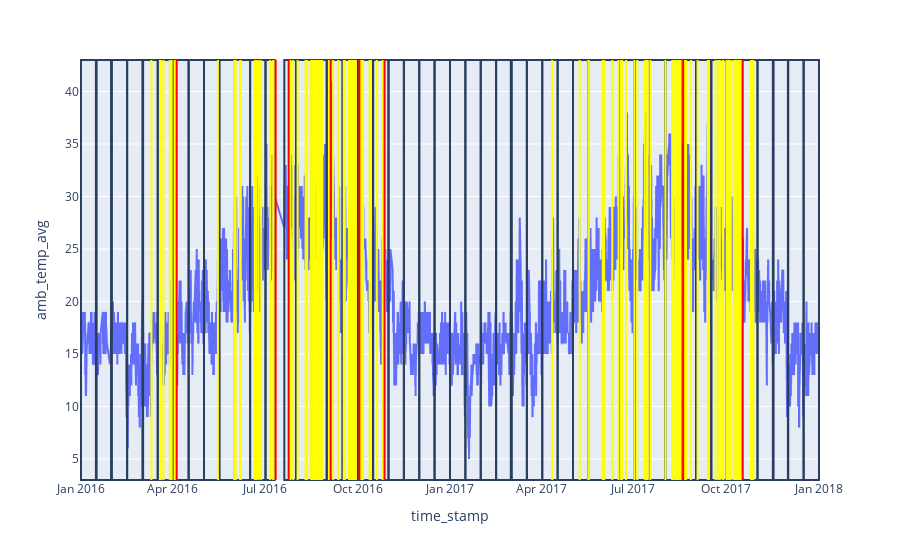

Notebook cell for this chart:
### Code cell
figures['T06']

### Figure 1 — Plotly figure (JSON) as saved in the notebook; plotly's stock layout.template omitted (floating-point values rounded to 4 significant figures; data arrays with more than 128 entries replaced by an {"elided": "..."} marker saying what was removed)
{"data": [{"hovertemplate": "time_stamp=%{x}<br>amb_temp_avg=%{y}<extra></extra>", "legendgroup": "", "line": {"color": "#636efa", "dash": "solid"}, "marker": {"symbol": "circle"}, "mode": "lines", "name": "", "showlegend": false, "type": "scattergl", "x": {"elided": "55331 str values"}, "xaxis": "x", "y": {"elided": "55331 int values"}, "yaxis": "y"}], "layout": {"legend": {"tracegroupgap": 0}, "margin": {"t": 60}, "shapes": [{"type": "rect", "x0": "2016-01-01T00:40:00+00:00", "x1": "2016-01-15T19:20:00+00:00", "xref": "x", "y0": 0, "y1": 1, "yref": "y domain"}, {"type": "rect", "x0": "2016-01-16T12:20:00+00:00", "x1": "2016-01-30T19:40:00+00:00", "xref": "x", "y0": 0, "y1": 1, "yref": "y domain"}, {"type": "rect", "x0": "2016-01-31T15:10:00+00:00", "x1": "2016-02-15T16:40:00+00:00", "xref": "x", "y0": 0, "y1": 1, "yref": "y domain"}, {"type": "rect", "x0": "2016-02-15T17:30:00+00:00", "x1": "2016-03-01T20:20:00+00:00", "xref": "x", "y0": 0, "y1": 1, "yref": "y domain"}, {"type": "rect", "x0": "2016-03-02T13:30:00+00:00", "x1": "2016-03-16T19:50:00+00:00", "xref": "x", "y0": 0, "y1": 1, "yref": "y domain"}, {"type": "rect", "x0": "2016-03-17T12:00:00+00:00", "x1": "2016-04-01T00:40:00+00:00", "xref": "x", "y0": 0, "y1": 1, "yref": "y domain"}, {"type": "rect", "x0": "2016-04-01T12:50:00+00:00", "x1": "2016-04-16T15:00:00+00:00", "xref": "x", "y0": 0, "y1": 1, "yref": "y domain"}, {"type": "rect", "x0": "2016-04-16T15:10:00+00:00", "x1": "2016-05-01T20:30:00+00:00", "xref": "x", "y0": 0, "y1": 1, "yref": "y domain"}, {"type": "rect", "x0": "2016-05-01T20:40:00+00:00", "x1": "2016-05-17T01:10:00+00:00", "xref": "x", "y0": 0, "y1": 1, "yref": "y domain"}, {"type": "rect", "x0": "2016-05-17T02:20:00+00:00", "x1": "2016-06-01T07:20:00+00:00", "xref": "x", "y0": 0, "y1": 1, "yref": "y domain"}, {"type": "rect", "x0": "2016-06-01T07:30:00+00:00", "x1": "2016-06-16T12:50:00+00:00", "xref": "x", "y0": 0, "y1": 1, "yref": "y domain"}, {"type": "rect", "x0": "2016-06-16T13:00:00+00:00", "x1": "2016-07-01T18:20:00+00:00", "xref": "x", "y0": 0, "y1": 1, "yref": "y domain"}, {"type": "rect", "x0": "2016-07-01T18:30:00+00:00", "x1": "2016-07-10T20:40:00+00:00", "xref": "x", "y0": 0, "y1": 1, "yref": "y domain"}, {"type": "rect", "x0": "2016-07-20T09:40:00+00:00", "x1": "2016-07-31T22:30:00+00:00", "xref": "x", "y0": 0, "y1": 1, "yref": "y domain"}, {"type": "rect", "x0": "2016-08-01T13:20:00+00:00", "x1": "2016-08-16T06:10:00+00:00", "xref": "x", "y0": 0, "y1": 1, "yref": "y domain"}, {"type": "rect", "x0": "2016-08-16T19:50:00+00:00", "x1": "2016-08-31T05:50:00+00:00", "xref": "x", "y0": 0, "y1": 1, "yref": "y domain"}, {"type": "rect", "x0": "2016-09-01T00:10:00+00:00", "x1": "2016-09-15T21:20:00+00:00", "xref": "x", "y0": 0, "y1": 1, "yref": "y domain"}, {"type": "rect", "x0": "2016-09-16T16:20:00+00:00", "x1": "2016-10-01T03:20:00+00:00", "xref": "x", "y0": 0, "y1": 1, "yref": "y domain"}, {"type": "rect", "x0": "2016-10-01T03:30:00+00:00", "x1": "2016-10-16T03:20:00+00:00", "xref": "x", "y0": 0, "y1": 1, "yref": "y domain"}, {"type": "rect", "x0": "2016-10-16T10:50:00+00:00", "x1": "2016-10-31T14:10:00+00:00", "xref": "x", "y0": 0, "y1": 1, "yref": "y domain"}, {"type": "rect", "x0": "2016-10-31T14:20:00+00:00", "x1": "2016-11-15T19:40:00+00:00", "xref": "x", "y0": 0, "y1": 1, "yref": "y domain"}, {"type": "rect", "x0": "2016-11-15T19:50:00+00:00", "x1": "2016-12-01T01:10:00+00:00", "xref": "x", "y0": 0, "y1": 1, "yref": "y domain"}, {"type": "rect", "x0": "2016-12-01T01:20:00+00:00", "x1": "2016-12-16T03:30:00+00:00", "xref": "x", "y0": 0, "y1": 1, "yref": "y domain"}, {"type": "rect", "x0": "2016-12-16T06:50:00+00:00", "x1": "2016-12-31T12:10:00+00:00", "xref": "x", "y0": 0, "y1": 1, "yref": "y domain"}, {"type": "rect", "x0": "2016-12-31T12:20:00+00:00", "x1": "2017-01-15T17:40:00+00:00", "xref": "x", "y0": 0, "y1": 1, "yref": "y domain"}, {"type": "rect", "x0": "2017-01-15T17:50:00+00:00", "x1": "2017-01-30T23:10:00+00:00", "xref": "x", "y0": 0, "y1": 1, "yref": "y domain"}, {"type": "rect", "x0": "2017-01-30T23:20:00+00:00", "x1": "2017-02-15T04:40:00+00:00", "xref": "x", "y0": 0, "y1": 1, "yref": "y domain"}, {"type": "rect", "x0": "2017-02-15T04:50:00+00:00", "x1": "2017-03-01T17:40:00+00:00", "xref": "x", "y0": 0, "y1": 1, "yref": "y domain"}, {"type": "rect", "x0": "2017-03-02T17:30:00+00:00", "x1": "2017-03-17T15:30:00+00:00", "xref": "x", "y0": 0, "y1": 1, "yref": "y domain"}, {"type": "rect", "x0": "2017-03-17T15:40:00+00:00", "x1": "2017-04-01T21:00:00+00:00", "xref": "x", "y0": 0, "y1": 1, "yref": "y domain"}, {"type": "rect", "x0": "2017-04-01T21:10:00+00:00", "x1": "2017-04-17T02:30:00+00:00", "xref": "x", "y0": 0, "y1": 1, "yref": "y domain"}, {"type": "rect", "x0": "2017-04-17T02:40:00+00:00", "x1": "2017-05-02T08:00:00+00:00", "xref": "x", "y0": 0, "y1": 1, "yref": "y domain"}, {"type": "rect", "x0": "2017-05-02T08:10:00+00:00", "x1": "2017-05-17T13:30:00+00:00", "xref": "x", "y0": 0, "y1": 1, "yref": "y domain"}, {"type": "rect", "x0": "2017-05-17T13:40:00+00:00", "x1": "2017-06-01T19:00:00+00:00", "xref": "x", "y0": 0, "y1": 1, "yref": "y domain"}, {"type": "rect", "x0": "2017-06-01T19:10:00+00:00", "x1": "2017-06-17T00:30:00+00:00", "xref": "x", "y0": 0, "y1": 1, "yref": "y domain"}, {"type": "rect", "x0": "2017-06-17T00:40:00+00:00", "x1": "2017-07-02T06:00:00+00:00", "xref": "x", "y0": 0, "y1": 1, "yref": "y domain"}, {"type": "rect", "x0": "2017-07-02T06:10:00+00:00", "x1": "2017-07-17T11:30:00+00:00", "xref": "x", "y0": 0, "y1": 1, "yref": "y domain"}, {"type": "rect", "x0": "2017-07-17T11:40:00+00:00", "x1": "2017-08-01T16:50:00+00:00", "xref": "x", "y0": 0, "y1": 1, "yref": "y domain"}, {"type": "rect", "x0": "2017-08-01T17:30:00+00:00", "x1": "2017-08-16T20:50:00+00:00", "xref": "x", "y0": 0, "y1": 1, "yref": "y domain"}, {"type": "rect", "x0": "2017-08-17T04:20:00+00:00", "x1": "2017-09-01T03:50:00+00:00", "xref": "x", "y0": 0, "y1": 1, "yref": "y domain"}, {"type": "rect", "x0": "2017-09-01T04:00:00+00:00", "x1": "2017-09-16T03:00:00+00:00", "xref": "x", "y0": 0, "y1": 1, "yref": "y domain"}, {"type": "rect", "x0": "2017-09-16T11:20:00+00:00", "x1": "2017-10-01T14:50:00+00:00", "xref": "x", "y0": 0, "y1": 1, "yref": "y domain"}, {"type": "rect", "x0": "2017-10-01T15:00:00+00:00", "x1": "2017-10-16T20:20:00+00:00", "xref": "x", "y0": 0, "y1": 1, "yref": "y domain"}, {"type": "rect", "x0": "2017-10-16T20:30:00+00:00", "x1": "2017-11-01T01:50:00+00:00", "xref": "x", "y0": 0, "y1": 1, "yref": "y domain"}, {"type": "rect", "x0": "2017-11-01T02:00:00+00:00", "x1": "2017-11-16T06:40:00+00:00", "xref": "x", "y0": 0, "y1": 1, "yref": "y domain"}, {"type": "rect", "x0": "2017-11-16T23:50:00+00:00", "x1": "2017-12-01T04:20:00+00:00", "xref": "x", "y0": 0, "y1": 1, "yref": "y domain"}, {"type": "rect", "x0": "2017-12-01T13:10:00+00:00", "x1": "2017-12-16T18:20:00+00:00", "xref": "x", "y0": 0, "y1": 1, "yref": "y domain"}, {"type": "rect", "x0": "2017-12-16T18:30:00+00:00", "x1": "2017-12-31T23:50:00+00:00", "xref": "x", "y0": 0, "y1": 1, "yref": "y domain"}, {"line": {"color": "yellow"}, "type": "line", "x0": "2016-09-27T11:10:00+00:00", "x1": "2016-09-27T11:10:00+00:00", "xref": "x", "y0": 0, "y1": 1, "yref": "y domain"}, {"line": {"color": "yellow"}, "type": "line", "x0": "2016-07-26T09:10:00+00:00", "x1": "2016-07-26T09:10:00+00:00", "xref": "x", "y0": 0, "y1": 1, "yref": "y domain"}, {"line": {"color": "yellow"}, "type": "line", "x0": "2017-08-12T05:20:00+00:00", "x1": "2017-08-12T05:20:00+00:00", "xref": "x", "y0": 0, "y1": 1, "yref": "y domain"}, {"line": {"color": "yellow"}, "type": "line", "x0": "2016-06-21T05:30:00+00:00", "x1": "2016-06-21T05:30:00+00:00", "xref": "x", "y0": 0, "y1": 1, "yref": "y domain"}, {"line": {"color": "yellow"}, "type": "line", "x0": "2016-10-25T23:40:00+00:00", "x1": "2016-10-25T23:40:00+00:00", "xref": "x", "y0": 0, "y1": 1, "yref": "y domain"}, {"line": {"color": "yellow"}, "type": "line", "x0": "2017-07-15T05:10:00+00:00", "x1": "2017-07-15T05:10:00+00:00", "xref": "x", "y0": 0, "y1": 1, "yref": "y domain"}, {"line": {"color": "yellow"}, "type": "line", "x0": "2016-08-19T15:50:00+00:00", "x1": "2016-08-19T15:50:00+00:00", "xref": "x", "y0": 0, "y1": 1, "yref": "y domain"}, {"line": {"color": "yellow"}, "type": "line", "x0": "2016-10-20T00:40:00+00:00", "x1": "2016-10-20T00:40:00+00:00", "xref": "x", "y0": 0, "y1": 1, "yref": "y domain"}, {"line": {"color": "yellow"}, "type": "line", "x0": "2016-06-02T04:00:00+00:00", "x1": "2016-06-02T04:00:00+00:00", "xref": "x", "y0": 0, "y1": 1, "yref": "y domain"}, {"line": {"color": "yellow"}, "type": "line", "x0": "2017-10-10T06:40:00+00:00", "x1": "2017-10-10T06:40:00+00:00", "xref": "x", "y0": 0, "y1": 1, "yref": "y domain"}, {"line": {"color": "yellow"}, "type": "line", "x0": "2017-05-17T16:50:00+00:00", "x1": "2017-05-17T16:50:00+00:00", "xref": "x", "y0": 0, "y1": 1, "yref": "y domain"}, {"line": {"color": "yellow"}, "type": "line", "x0": "2017-09-22T16:40:00+00:00", "x1": "2017-09-22T16:40:00+00:00", "xref": "x", "y0": 0, "y1": 1, "yref": "y domain"}, {"line": {"color": "yellow"}, "type": "line", "x0": "2016-09-27T00:40:00+00:00", "x1": "2016-09-27T00:40:00+00:00", "xref": "x", "y0": 0, "y1": 1, "yref": "y domain"}, {"line": {"color": "yellow"}, "type": "line", "x0": "2016-10-06T08:40:00+00:00", "x1": "2016-10-06T08:40:00+00:00", "xref": "x", "y0": 0, "y1": 1, "yref": "y domain"}, {"line": {"color": "yellow"}, "type": "line", "x0": "2016-03-22T17:30:00+00:00", "x1": "2016-03-22T17:30:00+00:00", "xref": "x", "y0": 0, "y1": 1, "yref": "y domain"}, {"line": {"color": "yellow"}, "type": "line", "x0": "2017-10-05T04:30:00+00:00", "x1": "2017-10-05T04:30:00+00:00", "xref": "x", "y0": 0, "y1": 1, "yref": "y domain"}, {"line": {"color": "yellow"}, "type": "line", "x0": "2017-10-11T10:20:00+00:00", "x1": "2017-10-11T10:20:00+00:00", "xref": "x", "y0": 0, "y1": 1, "yref": "y domain"}, {"line": {"color": "yellow"}, "type": "line", "x0": "2017-08-14T06:10:00+00:00", "x1": "2017-08-14T06:10:00+00:00", "xref": "x", "y0": 0, "y1": 1, "yref": "y domain"}, {"line": {"color": "yellow"}, "type": "line", "x0": "2017-10-14T06:50:00+00:00", "x1": "2017-10-14T06:50:00+00:00", "xref": "x", "y0": 0, "y1": 1, "yref": "y domain"}, {"line": {"color": "yellow"}, "type": "line", "x0": "2016-10-26T10:30:00+00:00", "x1": "2016-10-26T10:30:00+00:00", "xref": "x", "y0": 0, "y1": 1, "yref": "y domain"}, {"line": {"color": "yellow"}, "type": "line", "x0": "2017-10-01T23:50:00+00:00", "x1": "2017-10-01T23:50:00+00:00", "xref": "x", "y0": 0, "y1": 1, "yref": "y domain"}, {"line": {"color": "yellow"}, "type": "line", "x0": "2017-06-02T05:00:00+00:00", "x1": "2017-06-02T05:00:00+00:00", "xref": "x", "y0": 0, "y1": 1, "yref": "y domain"}, {"line": {"color": "yellow"}, "type": "line", "x0": "2016-03-10T18:50:00+00:00", "x1": "2016-03-10T18:50:00+00:00", "xref": "x", "y0": 0, "y1": 1, "yref": "y domain"}, {"line": {"color": "yellow"}, "type": "line", "x0": "2016-03-20T13:50:00+00:00", "x1": "2016-03-20T13:50:00+00:00", "xref": "x", "y0": 0, "y1": 1, "yref": "y domain"}, {"line": {"color": "yellow"}, "type": "line", "x0": "2016-10-04T08:00:00+00:00", "x1": "2016-10-04T08:00:00+00:00", "xref": "x", "y0": 0, "y1": 1, "yref": "y domain"}, {"line": {"color": "yellow"}, "type": "line", "x0": "2016-09-06T17:50:00+00:00", "x1": "2016-09-06T17:50:00+00:00", "xref": "x", "y0": 0, "y1": 1, "yref": "y domain"}, {"line": {"color": "yellow"}, "type": "line", "x0": "2016-08-21T19:30:00+00:00", "x1": "2016-08-21T19:30:00+00:00", "xref": "x", "y0": 0, "y1": 1, "yref": "y domain"}, {"line": {"color": "yellow"}, "type": "line", "x0": "2016-09-26T18:10:00+00:00", "x1": "2016-09-26T18:10:00+00:00", "xref": "x", "y0": 0, "y1": 1, "yref": "y domain"}, {"line": {"color": "yellow"}, "type": "line", "x0": "2017-08-08T13:00:00+00:00", "x1": "2017-08-08T13:00:00+00:00", "xref": "x", "y0": 0, "y1": 1, "yref": "y domain"}, {"line": {"color": "yellow"}, "type": "line", "x0": "2017-10-08T12:20:00+00:00", "x1": "2017-10-08T12:20:00+00:00", "xref": "x", "y0": 0, "y1": 1, "yref": "y domain"}, {"line": {"color": "yellow"}, "type": "line", "x0": "2017-08-14T21:00:00+00:00", "x1": "2017-08-14T21:00:00+00:00", "xref": "x", "y0": 0, "y1": 1, "yref": "y domain"}, {"line": {"color": "yellow"}, "type": "line", "x0": "2017-06-19T00:30:00+00:00", "x1": "2017-06-19T00:30:00+00:00", "xref": "x", "y0": 0, "y1": 1, "yref": "y domain"}, {"line": {"color": "yellow"}, "type": "line", "x0": "2016-09-02T14:30:00+00:00", "x1": "2016-09-02T14:30:00+00:00", "xref": "x", "y0": 0, "y1": 1, "yref": "y domain"}, {"line": {"color": "yellow"}, "type": "line", "x0": "2017-08-15T00:00:00+00:00", "x1": "2017-08-15T00:00:00+00:00", "xref": "x", "y0": 0, "y1": 1, "yref": "y domain"}, {"line": {"color": "yellow"}, "type": "line", "x0": "2016-05-15T15:20:00+00:00", "x1": "2016-05-15T15:20:00+00:00", "xref": "x", "y0": 0, "y1": 1, "yref": "y domain"}, {"line": {"color": "yellow"}, "type": "line", "x0": "2016-10-26T11:10:00+00:00", "x1": "2016-10-26T11:10:00+00:00", "xref": "x", "y0": 0, "y1": 1, "yref": "y domain"}, {"line": {"color": "yellow"}, "type": "line", "x0": "2017-08-13T17:40:00+00:00", "x1": "2017-08-13T17:40:00+00:00", "xref": "x", "y0": 0, "y1": 1, "yref": "y domain"}, {"line": {"color": "yellow"}, "type": "line", "x0": "2016-10-25T22:50:00+00:00", "x1": "2016-10-25T22:50:00+00:00", "xref": "x", "y0": 0, "y1": 1, "yref": "y domain"}, {"line": {"color": "yellow"}, "type": "line", "x0": "2016-10-27T16:40:00+00:00", "x1": "2016-10-27T16:40:00+00:00", "xref": "x", "y0": 0, "y1": 1, "yref": "y domain"}, {"line": {"color": "yellow"}, "type": "line", "x0": "2017-10-15T07:50:00+00:00", "x1": "2017-10-15T07:50:00+00:00", "xref": "x", "y0": 0, "y1": 1, "yref": "y domain"}, {"line": {"color": "yellow"}, "type": "line", "x0": "2016-09-12T02:10:00+00:00", "x1": "2016-09-12T02:10:00+00:00", "xref": "x", "y0": 0, "y1": 1, "yref": "y domain"}, {"line": {"color": "yellow"}, "type": "line", "x0": "2017-06-19T20:40:00+00:00", "x1": "2017-06-19T20:40:00+00:00", "xref": "x", "y0": 0, "y1": 1, "yref": "y domain"}, {"line": {"color": "yellow"}, "type": "line", "x0": "2017-10-16T14:30:00+00:00", "x1": "2017-10-16T14:30:00+00:00", "xref": "x", "y0": 0, "y1": 1, "yref": "y domain"}, {"line": {"color": "yellow"}, "type": "line", "x0": "2016-09-18T08:30:00+00:00", "x1": "2016-09-18T08:30:00+00:00", "xref": "x", "y0": 0, "y1": 1, "yref": "y domain"}, {"line": {"color": "yellow"}, "type": "line", "x0": "2016-08-15T22:10:00+00:00", "x1": "2016-08-15T22:10:00+00:00", "xref": "x", "y0": 0, "y1": 1, "yref": "y domain"}, {"line": {"color": "yellow"}, "type": "line", "x0": "2016-07-25T09:30:00+00:00", "x1": "2016-07-25T09:30:00+00:00", "xref": "x", "y0": 0, "y1": 1, "yref": "y domain"}, {"line": {"color": "yellow"}, "type": "line", "x0": "2017-07-17T22:20:00+00:00", "x1": "2017-07-17T22:20:00+00:00", "xref": "x", "y0": 0, "y1": 1, "yref": "y domain"}, {"line": {"color": "yellow"}, "type": "line", "x0": "2016-08-23T10:20:00+00:00", "x1": "2016-08-23T10:20:00+00:00", "xref": "x", "y0": 0, "y1": 1, "yref": "y domain"}, {"line": {"color": "yellow"}, "type": "line", "x0": "2017-10-27T19:40:00+00:00", "x1": "2017-10-27T19:40:00+00:00", "xref": "x", "y0": 0, "y1": 1, "yref": "y domain"}, {"line": {"color": "yellow"}, "type": "line", "x0": "2016-10-05T18:20:00+00:00", "x1": "2016-10-05T18:20:00+00:00", "xref": "x", "y0": 0, "y1": 1, "yref": "y domain"}, {"line": {"color": "yellow"}, "type": "line", "x0": "2017-08-14T13:10:00+00:00", "x1": "2017-08-14T13:10:00+00:00", "xref": "x", "y0": 0, "y1": 1, "yref": "y domain"}, {"line": {"color": "yellow"}, "type": "line", "x0": "2017-08-22T06:50:00+00:00", "x1": "2017-08-22T06:50:00+00:00", "xref": "x", "y0": 0, "y1": 1, "yref": "y domain"}, {"line": {"color": "yellow"}, "type": "line", "x0": "2016-08-24T02:10:00+00:00", "x1": "2016-08-24T02:10:00+00:00", "xref": "x", "y0": 0, "y1": 1, "yref": "y domain"}, {"line": {"color": "yellow"}, "type": "line", "x0": "2017-07-14T17:40:00+00:00", "x1": "2017-07-14T17:40:00+00:00", "xref": "x", "y0": 0, "y1": 1, "yref": "y domain"}, {"line": {"color": "yellow"}, "type": "line", "x0": "2016-10-04T15:10:00+00:00", "x1": "2016-10-04T15:10:00+00:00", "xref": "x", "y0": 0, "y1": 1, "yref": "y domain"}, {"line": {"color": "yellow"}, "type": "line", "x0": "2017-10-01T16:00:00+00:00", "x1": "2017-10-01T16:00:00+00:00", "xref": "x", "y0": 0, "y1": 1, "yref": "y domain"}, {"line": {"color": "yellow"}, "type": "line", "x0": "2016-10-26T08:20:00+00:00", "x1": "2016-10-26T08:20:00+00:00", "xref": "x", "y0": 0, "y1": 1, "yref": "y domain"}, {"line": {"color": "yellow"}, "type": "line", "x0": "2016-08-10T10:40:00+00:00", "x1": "2016-08-10T10:40:00+00:00", "xref": "x", "y0": 0, "y1": 1, "yref": "y domain"}, {"line": {"color": "yellow"}, "type": "line", "x0": "2017-08-14T17:00:00+00:00", "x1": "2017-08-14T17:00:00+00:00", "xref": "x", "y0": 0, "y1": 1, "yref": "y domain"}, {"line": {"color": "yellow"}, "type": "line", "x0": "2017-09-13T20:00:00+00:00", "x1": "2017-09-13T20:00:00+00:00", "xref": "x", "y0": 0, "y1": 1, "yref": "y domain"}, {"line": {"color": "yellow"}, "type": "line", "x0": "2017-05-17T21:20:00+00:00", "x1": "2017-05-17T21:20:00+00:00", "xref": "x", "y0": 0, "y1": 1, "yref": "y domain"}, {"line": {"color": "yellow"}, "type": "line", "x0": "2016-09-22T20:20:00+00:00", "x1": "2016-09-22T20:20:00+00:00", "xref": "x", "y0": 0, "y1": 1, "yref": "y domain"}, {"line": {"color": "yellow"}, "type": "line", "x0": "2016-09-11T16:50:00+00:00", "x1": "2016-09-11T16:50:00+00:00", "xref": "x", "y0": 0, "y1": 1, "yref": "y domain"}, {"line": {"color": "yellow"}, "type": "line", "x0": "2017-08-09T19:40:00+00:00", "x1": "2017-08-09T19:40:00+00:00", "xref": "x", "y0": 0, "y1": 1, "yref": "y domain"}, {"line": {"color": "yellow"}, "type": "line", "x0": "2017-10-03T16:10:00+00:00", "x1": "2017-10-03T16:10:00+00:00", "xref": "x", "y0": 0, "y1": 1, "yref": "y domain"}, {"line": {"color": "yellow"}, "type": "line", "x0": "2017-08-20T09:30:00+00:00", "x1": "2017-08-20T09:30:00+00:00", "xref": "x", "y0": 0, "y1": 1, "yref": "y domain"}, {"line": {"color": "yellow"}, "type": "line", "x0": "2017-04-11T17:00:00+00:00", "x1": "2017-04-11T17:00:00+00:00", "xref": "x", "y0": 0, "y1": 1, "yref": "y domain"}, {"line": {"color": "yellow"}, "type": "line", "x0": "2017-10-01T17:00:00+00:00", "x1": "2017-10-01T17:00:00+00:00", "xref": "x", "y0": 0, "y1": 1, "yref": "y domain"}, {"line": {"color": "yellow"}, "type": "line", "x0": "2017-06-16T12:00:00+00:00", "x1": "2017-06-16T12:00:00+00:00", "xref": "x", "y0": 0, "y1": 1, "yref": "y domain"}, {"line": {"color": "yellow"}, "type": "line", "x0": "2016-10-12T20:40:00+00:00", "x1": "2016-10-12T20:40:00+00:00", "xref": "x", "y0": 0, "y1": 1, "yref": "y domain"}, {"line": {"color": "yellow"}, "type": "line", "x0": "2017-09-12T19:40:00+00:00", "x1": "2017-09-12T19:40:00+00:00", "xref": "x", "y0": 0, "y1": 1, "yref": "y domain"}, {"line": {"color": "yellow"}, "type": "line", "x0": "2016-08-25T21:40:00+00:00", "x1": "2016-08-25T21:40:00+00:00", "xref": "x", "y0": 0, "y1": 1, "yref": "y domain"}, {"line": {"color": "yellow"}, "type": "line", "x0": "2016-08-22T02:10:00+00:00", "x1": "2016-08-22T02:10:00+00:00", "xref": "x", "y0": 0, "y1": 1, "yref": "y domain"}, {"line": {"color": "yellow"}, "type": "line", "x0": "2016-03-28T22:40:00+00:00", "x1": "2016-03-28T22:40:00+00:00", "xref": "x", "y0": 0, "y1": 1, "yref": "y domain"}, {"line": {"color": "yellow"}, "type": "line", "x0": "2016-09-17T06:50:00+00:00", "x1": "2016-09-17T06:50:00+00:00", "xref": "x", "y0": 0, "y1": 1, "yref": "y domain"}, {"line": {"color": "yellow"}, "type": "line", "x0": "2017-10-10T09:10:00+00:00", "x1": "2017-10-10T09:10:00+00:00", "xref": "x", "y0": 0, "y1": 1, "yref": "y domain"}, {"line": {"color": "yellow"}, "type": "line", "x0": "2017-10-05T12:50:00+00:00", "x1": "2017-10-05T12:50:00+00:00", "xref": "x", "y0": 0, "y1": 1, "yref": "y domain"}, {"line": {"color": "yellow"}, "type": "line", "x0": "2016-08-26T03:50:00+00:00", "x1": "2016-08-26T03:50:00+00:00", "xref": "x", "y0": 0, "y1": 1, "yref": "y domain"}, {"line": {"color": "yellow"}, "type": "line", "x0": "2016-10-14T00:30:00+00:00", "x1": "2016-10-14T00:30:00+00:00", "xref": "x", "y0": 0, "y1": 1, "yref": "y domain"}, {"line": {"color": "yellow"}, "type": "line", "x0": "2016-08-02T12:40:00+00:00", "x1": "2016-08-02T12:40:00+00:00", "xref": "x", "y0": 0, "y1": 1, "yref": "y domain"}, {"line": {"color": "yellow"}, "type": "line", "x0": "2017-09-20T12:00:00+00:00", "x1": "2017-09-20T12:00:00+00:00", "xref": "x", "y0": 0, "y1": 1, "yref": "y domain"}, {"line": {"color": "yellow"}, "type": "line", "x0": "2016-07-06T10:40:00+00:00", "x1": "2016-07-06T10:40:00+00:00", "xref": "x", "y0": 0, "y1": 1, "yref": "y domain"}, {"line": {"color": "yellow"}, "type": "line", "x0": "2017-10-13T06:00:00+00:00", "x1": "2017-10-13T06:00:00+00:00", "xref": "x", "y0": 0, "y1": 1, "yref": "y domain"}, {"line": {"color": "yellow"}, "type": "line", "x0": "2016-09-24T13:00:00+00:00", "x1": "2016-09-24T13:00:00+00:00", "xref": "x", "y0": 0, "y1": 1, "yref": "y domain"}, {"line": {"color": "yellow"}, "type": "line", "x0": "2016-05-31T17:40:00+00:00", "x1": "2016-05-31T17:40:00+00:00", "xref": "x", "y0": 0, "y1": 1, "yref": "y domain"}, {"line": {"color": "yellow"}, "type": "line", "x0": "2017-06-10T06:40:00+00:00", "x1": "2017-06-10T06:40:00+00:00", "xref": "x", "y0": 0, "y1": 1, "yref": "y domain"}, {"line": {"color": "yellow"}, "type": "line", "x0": "2016-07-29T04:50:00+00:00", "x1": "2016-07-29T04:50:00+00:00", "xref": "x", "y0": 0, "y1": 1, "yref": "y domain"}, {"line": {"color": "yellow"}, "type": "line", "x0": "2017-10-16T12:50:00+00:00", "x1": "2017-10-16T12:50:00+00:00", "xref": "x", "y0": 0, "y1": 1, "yref": "y domain"}, {"line": {"color": "yellow"}, "type": "line", "x0": "2017-09-02T16:20:00+00:00", "x1": "2017-09-02T16:20:00+00:00", "xref": "x", "y0": 0, "y1": 1, "yref": "y domain"}, {"line": {"color": "yellow"}, "type": "line", "x0": "2016-04-03T11:30:00+00:00", "x1": "2016-04-03T11:30:00+00:00", "xref": "x", "y0": 0, "y1": 1, "yref": "y domain"}, {"line": {"color": "yellow"}, "type": "line", "x0": "2017-06-01T16:20:00+00:00", "x1": "2017-06-01T16:20:00+00:00", "xref": "x", "y0": 0, "y1": 1, "yref": "y domain"}, {"line": {"color": "yellow"}, "type": "line", "x0": "2016-10-04T14:10:00+00:00", "x1": "2016-10-04T14:10:00+00:00", "xref": "x", "y0": 0, "y1": 1, "yref": "y domain"}, {"line": {"color": "yellow"}, "type": "line", "x0": "2016-09-24T11:50:00+00:00", "x1": "2016-09-24T11:50:00+00:00", "xref": "x", "y0": 0, "y1": 1, "yref": "y domain"}, {"line": {"color": "yellow"}, "type": "line", "x0": "2016-09-29T06:50:00+00:00", "x1": "2016-09-29T06:50:00+00:00", "xref": "x", "y0": 0, "y1": 1, "yref": "y domain"}, {"line": {"color": "yellow"}, "type": "line", "x0": "2017-10-27T21:00:00+00:00", "x1": "2017-10-27T21:00:00+00:00", "xref": "x", "y0": 0, "y1": 1, "yref": "y domain"}, {"line": {"color": "yellow"}, "type": "line", "x0": "2016-08-26T14:10:00+00:00", "x1": "2016-08-26T14:10:00+00:00", "xref": "x", "y0": 0, "y1": 1, "yref": "y domain"}, {"line": {"color": "yellow"}, "type": "line", "x0": "2017-09-13T07:50:00+00:00", "x1": "2017-09-13T07:50:00+00:00", "xref": "x", "y0": 0, "y1": 1, "yref": "y domain"}, {"line": {"color": "yellow"}, "type": "line", "x0": "2017-10-13T04:30:00+00:00", "x1": "2017-10-13T04:30:00+00:00", "xref": "x", "y0": 0, "y1": 1, "yref": "y domain"}, {"line": {"color": "yellow"}, "type": "line", "x0": "2017-09-13T05:10:00+00:00", "x1": "2017-09-13T05:10:00+00:00", "xref": "x", "y0": 0, "y1": 1, "yref": "y domain"}, {"line": {"color": "yellow"}, "type": "line", "x0": "2017-08-14T10:10:00+00:00", "x1": "2017-08-14T10:10:00+00:00", "xref": "x", "y0": 0, "y1": 1, "yref": "y domain"}, {"line": {"color": "yellow"}, "type": "line", "x0": "2016-07-09T20:10:00+00:00", "x1": "2016-07-09T20:10:00+00:00", "xref": "x", "y0": 0, "y1": 1, "yref": "y domain"}, {"line": {"color": "yellow"}, "type": "line", "x0": "2017-07-05T00:50:00+00:00", "x1": "2017-07-05T00:50:00+00:00", "xref": "x", "y0": 0, "y1": 1, "yref": "y domain"}, {"line": {"color": "yellow"}, "type": "line", "x0": "2016-10-13T19:00:00+00:00", "x1": "2016-10-13T19:00:00+00:00", "xref": "x", "y0": 0, "y1": 1, "yref": "y domain"}, {"line": {"color": "yellow"}, "type": "line", "x0": "2016-06-07T06:40:00+00:00", "x1": "2016-06-07T06:40:00+00:00", "xref": "x", "y0": 0, "y1": 1, "yref": "y domain"}, {"line": {"color": "yellow"}, "type": "line", "x0": "2016-03-19T04:30:00+00:00", "x1": "2016-03-19T04:30:00+00:00", "xref": "x", "y0": 0, "y1": 1, "yref": "y domain"}, {"line": {"color": "yellow"}, "type": "line", "x0": "2016-09-22T10:50:00+00:00", "x1": "2016-09-22T10:50:00+00:00", "xref": "x", "y0": 0, "y1": 1, "yref": "y domain"}, {"line": {"color": "yellow"}, "type": "line", "x0": "2016-06-22T17:30:00+00:00", "x1": "2016-06-22T17:30:00+00:00", "xref": "x", "y0": 0, "y1": 1, "yref": "y domain"}, {"line": {"color": "yellow"}, "type": "line", "x0": "2017-05-31T20:30:00+00:00", "x1": "2017-05-31T20:30:00+00:00", "xref": "x", "y0": 0, "y1": 1, "yref": "y domain"}, {"line": {"color": "yellow"}, "type": "line", "x0": "2017-10-25T16:10:00+00:00", "x1": "2017-10-25T16:10:00+00:00", "xref": "x", "y0": 0, "y1": 1, "yref": "y domain"}, {"line": {"color": "yellow"}, "type": "line", "x0": "2016-06-27T11:30:00+00:00", "x1": "2016-06-27T11:30:00+00:00", "xref": "x", "y0": 0, "y1": 1, "yref": "y domain"}, {"line": {"color": "yellow"}, "type": "line", "x0": "2016-07-09T13:20:00+00:00", "x1": "2016-07-09T13:20:00+00:00", "xref": "x", "y0": 0, "y1": 1, "yref": "y domain"}, {"line": {"color": "yellow"}, "type": "line", "x0": "2016-08-11T23:50:00+00:00", "x1": "2016-08-11T23:50:00+00:00", "xref": "x", "y0": 0, "y1": 1, "yref": "y domain"}, {"line": {"color": "yellow"}, "type": "line", "x0": "2016-03-30T20:50:00+00:00", "x1": "2016-03-30T20:50:00+00:00", "xref": "x", "y0": 0, "y1": 1, "yref": "y domain"}, {"line": {"color": "yellow"}, "type": "line", "x0": "2017-10-16T00:10:00+00:00", "x1": "2017-10-16T00:10:00+00:00", "xref": "x", "y0": 0, "y1": 1, "yref": "y domain"}, {"line": {"color": "yellow"}, "type": "line", "x0": "2016-08-10T22:40:00+00:00", "x1": "2016-08-10T22:40:00+00:00", "xref": "x", "y0": 0, "y1": 1, "yref": "y domain"}, {"line": {"color": "yellow"}, "type": "line", "x0": "2017-06-01T19:40:00+00:00", "x1": "2017-06-01T19:40:00+00:00", "xref": "x", "y0": 0, "y1": 1, "yref": "y domain"}, {"line": {"color": "yellow"}, "type": "line", "x0": "2017-08-13T01:40:00+00:00", "x1": "2017-08-13T01:40:00+00:00", "xref": "x", "y0": 0, "y1": 1, "yref": "y domain"}, {"line": {"color": "yellow"}, "type": "line", "x0": "2017-09-28T04:40:00+00:00", "x1": "2017-09-28T04:40:00+00:00", "xref": "x", "y0": 0, "y1": 1, "yref": "y domain"}, {"line": {"color": "yellow"}, "type": "line", "x0": "2017-08-11T22:00:00+00:00", "x1": "2017-08-11T22:00:00+00:00", "xref": "x", "y0": 0, "y1": 1, "yref": "y domain"}, {"line": {"color": "yellow"}, "type": "line", "x0": "2016-10-27T02:00:00+00:00", "x1": "2016-10-27T02:00:00+00:00", "xref": "x", "y0": 0, "y1": 1, "yref": "y domain"}, {"line": {"color": "yellow"}, "type": "line", "x0": "2017-07-12T10:00:00+00:00", "x1": "2017-07-12T10:00:00+00:00", "xref": "x", "y0": 0, "y1": 1, "yref": "y domain"}, {"line": {"color": "yellow"}, "type": "line", "x0": "2016-09-28T07:30:00+00:00", "x1": "2016-09-28T07:30:00+00:00", "xref": "x", "y0": 0, "y1": 1, "yref": "y domain"}, {"line": {"color": "yellow"}, "type": "line", "x0": "2017-09-24T19:50:00+00:00", "x1": "2017-09-24T19:50:00+00:00", "xref": "x", "y0": 0, "y1": 1, "yref": "y domain"}, {"line": {"color": "yellow"}, "type": "line", "x0": "2017-05-08T22:10:00+00:00", "x1": "2017-05-08T22:10:00+00:00", "xref": "x", "y0": 0, "y1": 1, "yref": "y domain"}, {"line": {"color": "yellow"}, "type": "line", "x0": "2017-06-23T19:00:00+00:00", "x1": "2017-06-23T19:00:00+00:00", "xref": "x", "y0": 0, "y1": 1, "yref": "y domain"}, {"line": {"color": "yellow"}, "type": "line", "x0": "2016-09-26T13:50:00+00:00", "x1": "2016-09-26T13:50:00+00:00", "xref": "x", "y0": 0, "y1": 1, "yref": "y domain"}, {"line": {"color": "yellow"}, "type": "line", "x0": "2016-08-17T19:50:00+00:00", "x1": "2016-08-17T19:50:00+00:00", "xref": "x", "y0": 0, "y1": 1, "yref": "y domain"}, {"line": {"color": "yellow"}, "type": "line", "x0": "2016-06-24T19:40:00+00:00", "x1": "2016-06-24T19:40:00+00:00", "xref": "x", "y0": 0, "y1": 1, "yref": "y domain"}, {"line": {"color": "yellow"}, "type": "line", "x0": "2016-08-26T23:40:00+00:00", "x1": "2016-08-26T23:40:00+00:00", "xref": "x", "y0": 0, "y1": 1, "yref": "y domain"}, {"line": {"color": "yellow"}, "type": "line", "x0": "2017-08-01T20:00:00+00:00", "x1": "2017-08-01T20:00:00+00:00", "xref": "x", "y0": 0, "y1": 1, "yref": "y domain"}, {"line": {"color": "yellow"}, "type": "line", "x0": "2017-08-15T19:20:00+00:00", "x1": "2017-08-15T19:20:00+00:00", "xref": "x", "y0": 0, "y1": 1, "yref": "y domain"}, {"line": {"color": "yellow"}, "type": "line", "x0": "2017-09-27T18:40:00+00:00", "x1": "2017-09-27T18:40:00+00:00", "xref": "x", "y0": 0, "y1": 1, "yref": "y domain"}, {"line": {"color": "yellow"}, "type": "line", "x0": "2016-06-06T15:30:00+00:00", "x1": "2016-06-06T15:30:00+00:00", "xref": "x", "y0": 0, "y1": 1, "yref": "y domain"}, {"line": {"color": "yellow"}, "type": "line", "x0": "2016-10-05T16:00:00+00:00", "x1": "2016-10-05T16:00:00+00:00", "xref": "x", "y0": 0, "y1": 1, "yref": "y domain"}, {"line": {"color": "yellow"}, "type": "line", "x0": "2017-08-16T20:50:00+00:00", "x1": "2017-08-16T20:50:00+00:00", "xref": "x", "y0": 0, "y1": 1, "yref": "y domain"}, {"line": {"color": "yellow"}, "type": "line", "x0": "2016-04-02T18:00:00+00:00", "x1": "2016-04-02T18:00:00+00:00", "xref": "x", "y0": 0, "y1": 1, "yref": "y domain"}, {"line": {"color": "yellow"}, "type": "line", "x0": "2017-07-02T02:40:00+00:00", "x1": "2017-07-02T02:40:00+00:00", "xref": "x", "y0": 0, "y1": 1, "yref": "y domain"}, {"line": {"color": "yellow"}, "type": "line", "x0": "2017-08-27T03:30:00+00:00", "x1": "2017-08-27T03:30:00+00:00", "xref": "x", "y0": 0, "y1": 1, "yref": "y domain"}, {"line": {"color": "red"}, "type": "line", "x0": "2016-04-04T18:50:00+00:00", "x1": "2016-04-04T18:50:00+00:00", "xref": "x", "y0": 0, "y1": 1, "yref": "y domain"}, {"line": {"color": "red"}, "type": "line", "x0": "2016-07-11T19:50:00+00:00", "x1": "2016-07-11T19:50:00+00:00", "xref": "x", "y0": 0, "y1": 1, "yref": "y domain"}, {"line": {"color": "red"}, "type": "line", "x0": "2016-07-24T17:00:00+00:00", "x1": "2016-07-24T17:00:00+00:00", "xref": "x", "y0": 0, "y1": 1, "yref": "y domain"}, {"line": {"color": "red"}, "type": "line", "x0": "2016-09-04T08:10:00+00:00", "x1": "2016-09-04T08:10:00+00:00", "xref": "x", "y0": 0, "y1": 1, "yref": "y domain"}, {"line": {"color": "red"}, "type": "line", "x0": "2016-10-02T17:10:00+00:00", "x1": "2016-10-02T17:10:00+00:00", "xref": "x", "y0": 0, "y1": 1, "yref": "y domain"}, {"line": {"color": "red"}, "type": "line", "x0": "2016-10-27T16:30:00+00:00", "x1": "2016-10-27T16:30:00+00:00", "xref": "x", "y0": 0, "y1": 1, "yref": "y domain"}, {"line": {"color": "red"}, "type": "line", "x0": "2017-08-19T09:50:00+00:00", "x1": "2017-08-19T09:50:00+00:00", "xref": "x", "y0": 0, "y1": 1, "yref": "y domain"}, {"line": {"color": "red"}, "type": "line", "x0": "2017-10-17T08:40:00+00:00", "x1": "2017-10-17T08:40:00+00:00", "xref": "x", "y0": 0, "y1": 1, "yref": "y domain"}], "xaxis": {"anchor": "y", "domain": [0, 1], "title": {"text": "time_stamp"}}, "yaxis": {"anchor": "x", "domain": [0, 1], "title": {"text": "amb_temp_avg"}}}}
